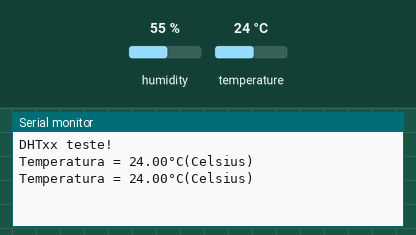
Simulated run of this sketch. Board: Arduino Uno, built with avr-gcc and run on an emulated ATmega328P. On the bench: the last lines printed to the serial monitor. Inputs (shaded band) come from the test bench; at power-on: temperature 24 °C, humidity 55 %.

Above: at 5.8 s.
5.9 s: temperature set to 12 °C
At 8.7 s:
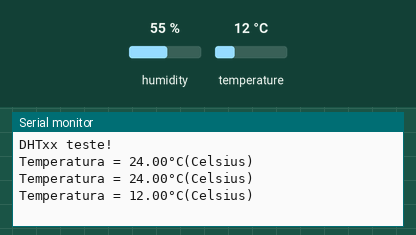
9.6 s: temperature set to 19 °C
At 11.5 s:
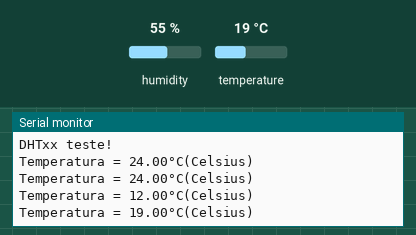
Timing chart, 0 to 13.0 s (numbered marks = the images above; inputs shaded):
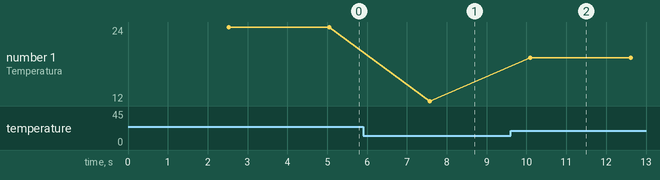

Measured:
- after the input at 5.9 s, the serial monitor: prints a new line after 1.7 s (image 1)
- after the input at 9.6 s, the serial monitor: prints a new line after 0.50 s (image 2)
- plotted number 1: 24 → 12 after the input at 5.9 s, 12 → 19 after the input at 9.6 s

The sketch:

_ex5_letraA.ino
```cpp
/* ------------Entradas Analógicas--------------
 *  5) Pesquise sobre o LM35 (sensor de temperatura).
 *   a. Implemente código para imprimir na Serial o valor lido no pino A2 (sensor LM35).
 *   Ajuste o sensor, no simulador, para dois valores quaisquer de temperatura,
 *   e anote os valores correspondentes na leitura do pino A2.
 *   Por exemplo: ajuste para 0ºC e para 100ºC… ou ajuste para -40ºC (mínimo do simulador)
 *   e +125ºC (máximo do simulador)
 *
 */
 //--------BIBLIOTECA AUXILIAR--------------
#include "DHT.h"
//----------Declaração Diferente por ser biblioteca------
#define DHTTYPE DHT11 //Informar para biblioteca que estamos usando o modelo dht11
#define DHTPIN A0 //Pino DATA do sensor conectado ao porta Analogica A0

DHT dht(DHTPIN, DHTTYPE);  //Não sei o que significa, (ainda pelo menos!)

void setup() {
  Serial.begin(9600); //Inicializar monitor serial
  Serial.println("DHTxx teste!"); //Uma mensagem bonitinha que só aparece 1 vez
  dht.begin(); //Iniciar o sensor!
}

void loop() {
  //Não diminuir o valor abaixo. O ideal é a leitura a cada 2 segundos
  delay(2500); //coloquei um pouco mais, só por PARANÓIA minha, podem deixar só com 2000 mesmo;
  //------------------------------------------------------------------

  float C = dht.readTemperature();//Função da biblioteca para fazer a leitura da temperatura, que será armazenada na variável "t"
  //-------PRINT do RESULTADO---------------
  Serial.print("Temperatura = ");
  Serial.print(C);
  Serial.println("°C(Celsius)");

}
```
